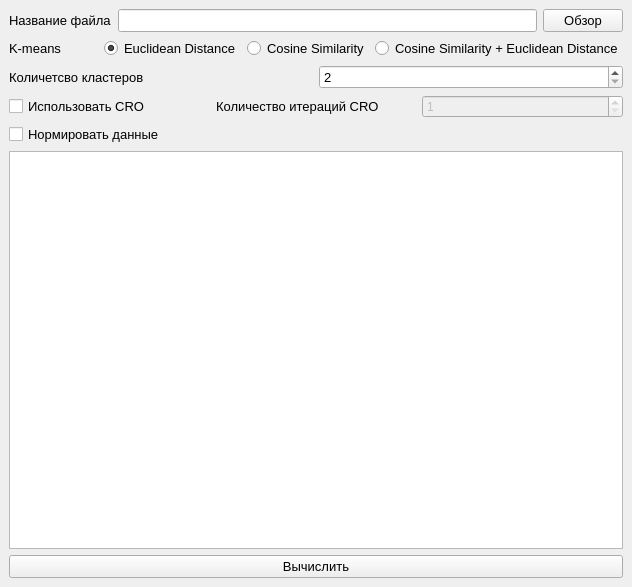
<?xml version="1.0" encoding="UTF-8"?>
<ui version="4.0">
 <class>MainWindow</class>
 <widget class="QMainWindow" name="MainWindow">
  <property name="geometry">
   <rect>
    <x>0</x>
    <y>0</y>
    <width>632</width>
    <height>587</height>
   </rect>
  </property>
  <property name="windowTitle">
   <string>KMCRO</string>
  </property>
  <widget class="QWidget" name="centralwidget">
   <layout class="QVBoxLayout" name="verticalLayout">
    <item>
     <layout class="QHBoxLayout" name="horizontalLayout">
      <item>
       <widget class="QLabel" name="nameLbl">
        <property name="font">
         <font>
          <pointsize>10</pointsize>
         </font>
        </property>
        <property name="text">
         <string>Название файла</string>
        </property>
        <property name="margin">
         <number>5</number>
        </property>
       </widget>
      </item>
      <item>
       <widget class="QLineEdit" name="fileNameLineEdit">
        <property name="font">
         <font>
          <pointsize>10</pointsize>
         </font>
        </property>
       </widget>
      </item>
      <item>
       <widget class="QPushButton" name="browserBtn">
        <property name="font">
         <font>
          <pointsize>10</pointsize>
         </font>
        </property>
        <property name="text">
         <string>Обзор</string>
        </property>
       </widget>
      </item>
     </layout>
    </item>
    <item>
     <layout class="QHBoxLayout" name="horizontalLayout_2">
      <item>
       <widget class="QLabel" name="kMeansLbl">
        <property name="font">
         <font>
          <pointsize>10</pointsize>
         </font>
        </property>
        <property name="text">
         <string>K-means</string>
        </property>
        <property name="margin">
         <number>5</number>
        </property>
       </widget>
      </item>
      <item>
       <widget class="QRadioButton" name="euclidDistRadio">
        <property name="font">
         <font>
          <pointsize>10</pointsize>
         </font>
        </property>
        <property name="text">
         <string>Euclidean Distance</string>
        </property>
        <property name="checked">
         <bool>true</bool>
        </property>
       </widget>
      </item>
      <item>
       <widget class="QRadioButton" name="cosineSimRadio">
        <property name="font">
         <font>
          <pointsize>10</pointsize>
         </font>
        </property>
        <property name="text">
         <string>Cosine Similarity</string>
        </property>
       </widget>
      </item>
      <item>
       <widget class="QRadioButton" name="cosEuclidRadio">
        <property name="font">
         <font>
          <pointsize>10</pointsize>
         </font>
        </property>
        <property name="text">
         <string>Cosine Similarity + Euclidean Distance</string>
        </property>
       </widget>
      </item>
     </layout>
    </item>
    <item>
     <layout class="QHBoxLayout" name="horizontalLayout_3">
      <item>
       <widget class="QLabel" name="clusterLbl">
        <property name="font">
         <font>
          <pointsize>10</pointsize>
         </font>
        </property>
        <property name="text">
         <string>Количетсво кластеров</string>
        </property>
        <property name="margin">
         <number>5</number>
        </property>
       </widget>
      </item>
      <item>
       <widget class="QSpinBox" name="countClusterSBox">
        <property name="font">
         <font>
          <pointsize>10</pointsize>
         </font>
        </property>
        <property name="minimum">
         <number>2</number>
        </property>
       </widget>
      </item>
     </layout>
    </item>
    <item>
     <layout class="QHBoxLayout" name="horizontalLayout_5">
      <item>
       <widget class="QCheckBox" name="croCheckBox">
        <property name="font">
         <font>
          <pointsize>10</pointsize>
         </font>
        </property>
        <property name="text">
         <string>Использовать CRO</string>
        </property>
       </widget>
      </item>
      <item>
       <widget class="QLabel" name="countIterCroLbl">
        <property name="font">
         <font>
          <pointsize>10</pointsize>
         </font>
        </property>
        <property name="text">
         <string>Количество итераций CRO</string>
        </property>
       </widget>
      </item>
      <item>
       <widget class="QSpinBox" name="countIterCroSBox">
        <property name="enabled">
         <bool>false</bool>
        </property>
        <property name="readOnly">
         <bool>false</bool>
        </property>
        <property name="minimum">
         <number>1</number>
        </property>
       </widget>
      </item>
     </layout>
    </item>
    <item>
     <widget class="QCheckBox" name="normalizationCheckBox">
      <property name="font">
       <font>
        <pointsize>10</pointsize>
       </font>
      </property>
      <property name="text">
       <string>Нормировать данные</string>
      </property>
     </widget>
    </item>
    <item>
     <widget class="QTextEdit" name="outputEdit">
      <property name="font">
       <font>
        <pointsize>10</pointsize>
       </font>
      </property>
     </widget>
    </item>
    <item>
     <widget class="QPushButton" name="performBtn">
      <property name="font">
       <font>
        <pointsize>10</pointsize>
       </font>
      </property>
      <property name="text">
       <string>Вычислить</string>
      </property>
     </widget>
    </item>
   </layout>
  </widget>
 </widget>
 <resources/>
 <connections/>
</ui>
